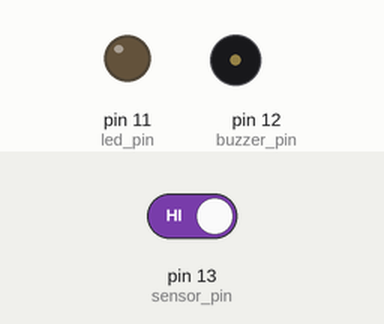
Recording of a sketch running on a simulated Arduino Uno, built with avr-gcc and run on an emulated ATmega328P. Parts: output pins drawn as LEDs (lit = HIGH), buzzer (waves = sounding). Dashed ring = blinking. The inputs (shaded band) are chosen by the test bench; at power-on: pin 13 (sensor_pin) HIGH.

Above: at 1.2 s.
1.3 s: pin 13 (sensor_pin) driven LOW
At 1.45 s:
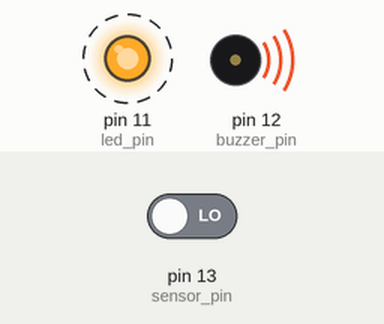
Timing chart, 0 to 10.3 s (numbered marks = the images above; inputs shaded):
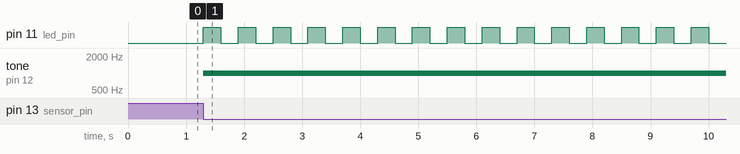

Measured:
- after the input at 1.3 s, pin 11 (led_pin): alternates HIGH for 0.30 s and LOW for 0.30 s, starting at once; tone on pin 12 (buzzer_pin): silent → 1000 Hz at once

The sketch:

alarm_system.ino
```cpp
#include <Keypad.h>

#include <string.h>


const int sensor_pin = 13;

const int buzzer_pin = 12;

int safe = 1;

const int led_pin = 11;

unsigned long last_time = millis();

int toggle_led = 0;

int toggle_alarm = 0;

String password = "";

String my_password = "1234";


const byte ROWS = 4;  //four rows

const byte COLS = 4;  //four columns

//define the cymbols on the buttons of the keypads

char hexaKeys[ROWS][COLS] = {
  { '1', '2', '3', 'A' },
  { '4', '5', '6', 'B' },
  { '7', '8', '9', 'C' },
  { '*', '0', '#', 'D' }

};

byte rowPins[ROWS] = { 5, 4, 3, 2 };  //connect to the row pinouts of the keypad

byte colPins[COLS] = { 9, 8, 7, 6 };  //connect to the column pinouts of the keypad


//initialize an instance of class NewKeypad

Keypad customKeypad = Keypad(makeKeymap(hexaKeys), rowPins, colPins, ROWS, COLS);


void setup() {

  pinMode(sensor_pin, INPUT_PULLUP);

  pinMode(buzzer_pin, INPUT);

  pinMode(led_pin, OUTPUT);

  Serial.begin(9600);
}


void alarm() {

  tone(buzzer_pin, 1000);

  if (millis() - last_time >= 300) {

    toggle_led = !toggle_led;

    digitalWrite(led_pin, toggle_led);
    last_time = millis();
  }
}


void no_alarm() {

  noTone(buzzer_pin);

  digitalWrite(led_pin, 0);
}


void loop() {

  safe = digitalRead(sensor_pin);


  if (!safe) {

    toggle_alarm = 1;
  }

  if (toggle_alarm) {

    alarm();

    char customKey = customKeypad.getKey();

    if (customKey) {

      password += customKey;

    if (password.length() == 4) {

      if (password == my_password) {

        toggle_alarm = 0;

        no_alarm();
      }

      password = "";

    }
    }
  }
}
```
